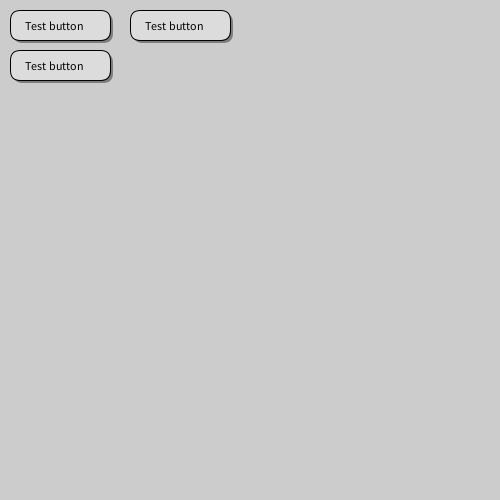
Frame 1 (no input)
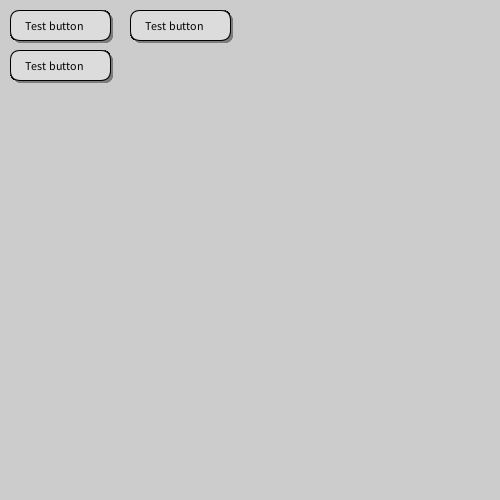
Frame 60 (the mouse pressed at the canvas centre just before this capture)
Frame 120 (the mouse held since frame 60 and released just before this capture): identical to frame 60, image omitted

The Processing sketch that drew these frames (run headless with seeded random() and noise(); from frame 60 on, the mouse is pressed at the canvas centre):

// Processing sketch: button_test
// ── button_test.pde
void setup() {
  size(500,500);
}

void draw() {
  button(10,10,100,30,"Test button");
  button(10,50,100,30,"Test button");
  button(130,10,100,30,"Test button");
}

void button(int x, int y, int w, int h, String bt) {
  //bottom rect (Shaddow)
  noStroke();
  fill(125);
  rect(x+3,y+3,w,h,10);
  
  //top rect
  stroke(0);
  fill(220);
  rect(x,y,w,h,10);
  
  //render text
  fill(0);
  text(bt,x+15,y+20);
}
